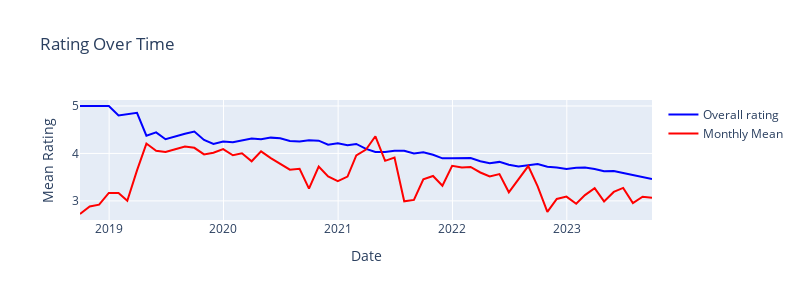

The notebook cell this image was saved under:
### Markdown cell above
## Rating over time

### Code cell
# df['at'] = pd.to_datetime(df['at'])
df.sort_values(by='at', inplace=True)
# df.set_index('at', inplace=True)

monthly_mean_ratings = df['score'].resample('M').mean().reset_index()
df['Overall_Rating'] = df['score'].expanding().mean()

fig = go.Figure()
fig.add_trace(go.Scatter(x=monthly_mean_ratings['at'], y=df['Overall_Rating'], mode='lines', name='Overall rating', line=dict(color='blue')))
fig.add_trace(go.Scatter(x=monthly_mean_ratings['at'], y=monthly_mean_ratings['score'], mode='lines', name='Monthly Mean', line=dict(color='red')))
fig.update_layout(
    title='Rating Over Time',
    xaxis_title='Date',
    yaxis_title='Mean Rating'
)
fig.update_layout(width=800, height=300)
fig.show()

# plotly_offline.plot(fig,filename = f'{fig_save_path}/Rating over time.html',auto_open = False)
